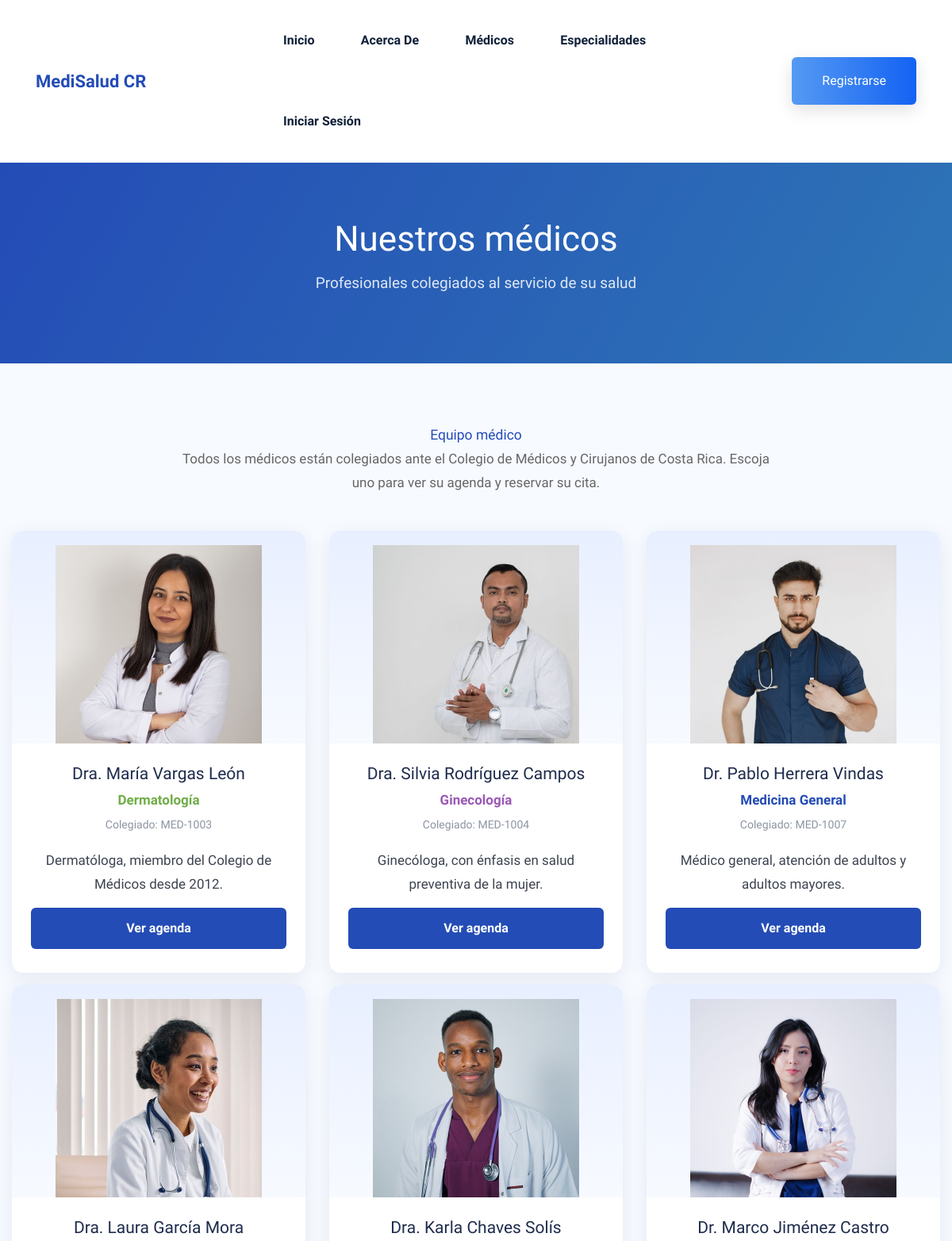
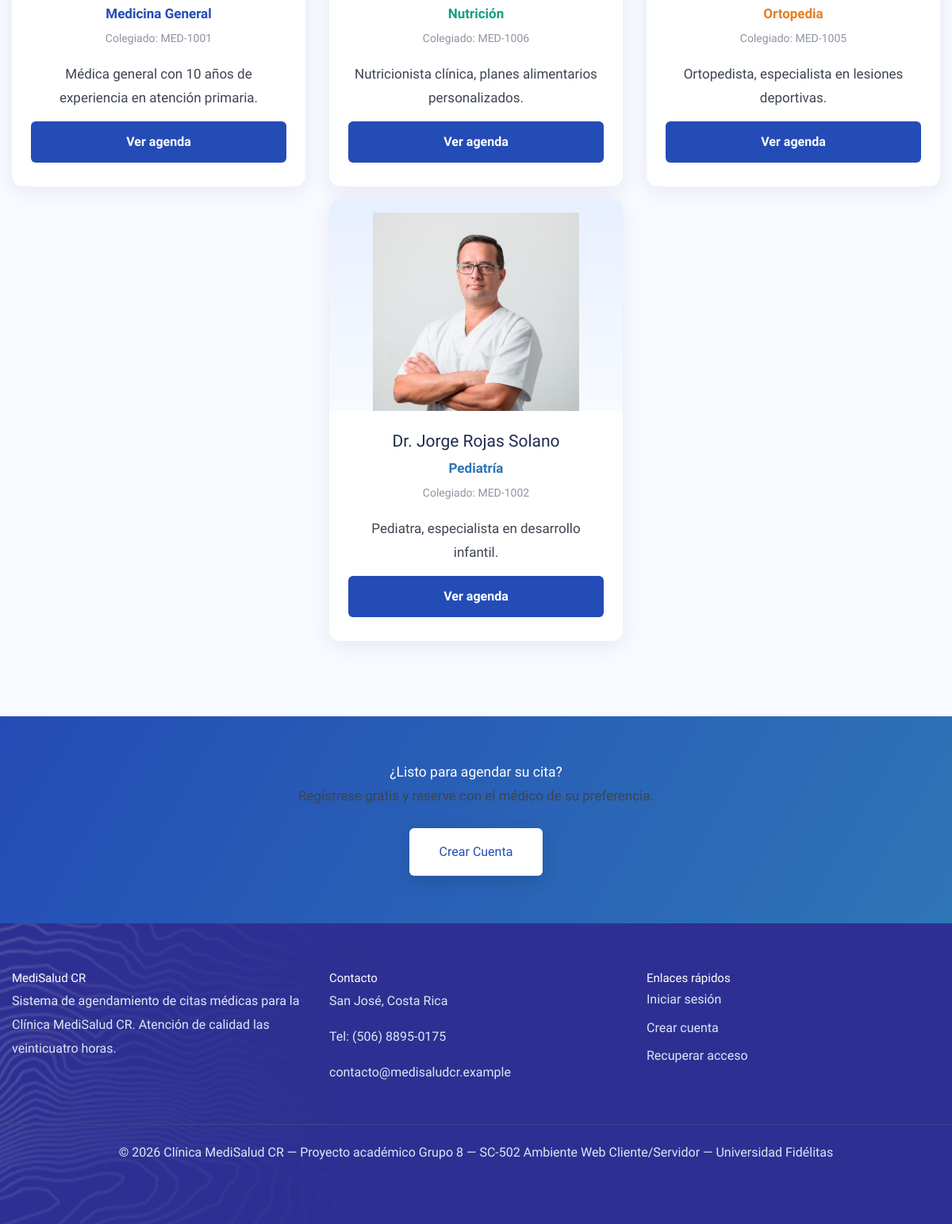
The app's page /View/vInicio/Medicos.php with its own data (2 pictures, top to bottom).
### tables this page shows
CREATE TABLE medicos (
  id                INT AUTO_INCREMENT PRIMARY KEY,
  usuario_id        INT NOT NULL UNIQUE,
  especialidad_id   INT NOT NULL,
  numero_colegiado  VARCHAR(50) NOT NULL UNIQUE,
  biografia         TEXT,
  FOREIGN KEY (usuario_id) REFERENCES usuarios(id)
    ON DELETE CASCADE ON UPDATE CASCADE,
  FOREIGN KEY (especialidad_id) REFERENCES especialidades(id)
    ON DELETE RESTRICT ON UPDATE CASCADE
);

CREATE TABLE usuarios (
  id              INT AUTO_INCREMENT PRIMARY KEY,
  cedula          VARCHAR(20)  NOT NULL UNIQUE,
  correo          VARCHAR(150) NOT NULL UNIQUE,
  contrasena      VARCHAR(20)  NOT NULL,
  contrasena_temporal BOOLEAN  NOT NULL DEFAULT FALSE,
  nombre          VARCHAR(150) NOT NULL,
  telefono        VARCHAR(20),
  rol             ENUM('paciente','medico','administrador') NOT NULL,
  activo          BOOLEAN      NOT NULL DEFAULT TRUE,
  fecha_registro  DATETIME     NOT NULL DEFAULT CURRENT_TIMESTAMP
);

CREATE TABLE especialidades (
  id          INT AUTO_INCREMENT PRIMARY KEY,
  nombre      VARCHAR(100) NOT NULL UNIQUE,
  descripcion TEXT,
  icono       VARCHAR(50) NOT NULL DEFAULT 'ti-heart',
  color       VARCHAR(7)  NOT NULL DEFAULT '#244cb6'
);

### Model/MedicosModel.php (called while the page is built, shortened)
<?php
    function ListarMedicosPublicoModel()
{
    try
    {
        $conn = OpenDB();
        $sql = "CALL sp_listar_medicos_publico()";
        $response = $conn -> query($sql);
        $datos = array();
        while($fila = $response -> fetch_assoc())
        {
            $datos[] = $fila;
        }
        return $datos;
    }
    catch(Exception $e)
    {
        AddError($e, 'ListarMedicosPublicoModel');
        return array();
    }
}

### Controller/CatalogosController.php (called while the page is built, shortened)
<?php
include_once $_SERVER['DOCUMENT_ROOT'] . '/MediSalud-CR/Model/MedicosModel.php';
function MedicosPublicoControl()
{
    return ListarMedicosPublicoModel();
}

### View/vInicio/Medicos.php (the view, shortened to what this page needs)
<?php
include_once $_SERVER['DOCUMENT_ROOT'] . '/MediSalud-CR/Controller/CatalogosController.php';
$medicos = MedicosPublicoControl();
include_once '../LayoutExterno.php';
?>
<main>
    <div class="bradcam-area" style="background:linear-gradient(120deg, #244cb6 0%, #2e75b6 100%); padding:100px 0;">
        <div class="container">
            <div class="row justify-content-center">
                <div class="col-xl-8 col-lg-8 col-md-10 text-center" style="color:white;">
                    <h2 style="color:white;">Nuestros médicos</h2>
                    <p>Profesionales colegiados al servicio de su salud</p>
                </div>
            </div>
        </div>
    </div>
    <section style="padding:80px 0; background:#f7faff;">
        <div class="container">
            <div class="row justify-content-center mb-50">
                <div class="col-lg-8 text-center">
                    <h3 style="color:#244cb6;">Equipo médico</h3>
                    <p style="color:#666;">
                        Todos los médicos están colegiados ante el Colegio de Médicos y Cirujanos
                        de Costa Rica. Escoja uno para ver su agenda y reservar su cita.
                    </p>
                </div>
            </div>
            <div class="row justify-content-center">
                <?php foreach ($medicos as $m) { ?>
                    <?php
                        $ancla = "esp-" . $m['especialidad_id'];
                        $nombreFoto = 'medico' . $m['id'] . '.jpg';
                        $tieneFoto  = file_exists($_SERVER['DOCUMENT_ROOT'] . '/MediSalud-CR/assets/img/medicos/' . $nombreFoto);
                        $bio       = $m['biografia'] ?? '';
                        $bioCorta  = (strlen($bio) > 120) ? substr($bio, 0, 120) . '...' : $bio;
                    ?>
                    <div class="col-lg-4 col-md-6 mb-4 tarjeta-medico-ancla" id="<?php echo $ancla; ?>">
                        <div class="tarjeta-medico">
                            <div class="tarjeta-medico-foto">
                                <?php if ($tieneFoto) { ?>
                                    <img src="../../assets/img/medicos/<?php echo $nombreFoto; ?>" alt="<?php echo htmlspecialchars($m['nombre']); ?>">
                                <?php } else { ?>
                                    <div class="tarjeta-medico-sinfoto" style="color:<?php echo htmlspecialchars($m['color']); ?>;">
                                        <i class="fa fa-user-md"></i>
                                    </div>
                                <?php } ?>
                            </div>
                            <div class="tarjeta-medico-info">
                                <h5><?php echo htmlspecialchars($m['nombre']); ?></h5>
                                <p class="especialidad" style="color:<?php echo htmlspecialchars($m['color']); ?>;">
                                    <?php echo htmlspecialchars($m['especialidad']); ?>
                                </p>
                                <p class="colegiado">Colegiado: <?php echo htmlspecialchars($m['numero_colegiado']); ?></p>
                                <p class="bio-corta"><?php echo htmlspecialchars($bioCorta); ?></p>
                                <a href="IniciarSesion.php" class="btn-medisalud">Ver agenda</a>
                            </div>
                        </div>
                    </div>
                <?php } ?>
            </div>
        </div>
    </section>
    <section
        style="padding:60px 0; background:linear-gradient(120deg, #244cb6 0%, #2e75b6 100%); color:white; text-align:center;">
        <div class="container">
            <h3 style="color:white;">¿Listo para agendar su cita?</h3>
            <p>Regístrese gratis y reserve con el médico de su preferencia.</p>
            <a href="RegistrarUsuarios.php" class="btn header-btn mt-3" style="background:white; color:#244cb6;">Crear
                cuenta</a>
        </div>
    </section>
</main>

### assets/css/medisalud.css (style rules this page uses)
body { font-size: 17px; }
main p, main li { font-size: 17px; line-height: 1.75; }
.mb-50 { margin-bottom: 30px !important; }
.bradcam-area { padding: 70px 0 !important; }
.bradcam-area h2 { font-size: 44px; margin-bottom: 12px; }
.bradcam-area p { font-size: 19px; }
.tarjeta-medico { background: #ffffff; border-radius: 14px; box-shadow: 0 6px 24px rgba(31, 44, 77, 0.08); overflow: hidden; height: 100%; transition: transform 0.3s ease, box-shadow 0.3s ease; }
.tarjeta-medico-foto { background: linear-gradient(180deg, #e8efff 0%, #f7faff 100%); text-align: center; padding-top: 18px; }
.tarjeta-medico-foto img { width: 100%; max-width: 260px; height: 250px; object-fit: cover; object-position: top center; }
.tarjeta-medico-info { padding: 26px 24px 30px; text-align: center; }
.tarjeta-medico-info h5 { font-size: 21px; color: #1f2c4d; margin-bottom: 6px; }
.tarjeta-medico-info .especialidad { color: #244cb6; font-size: 17px; font-weight: 600; margin-bottom: 4px; }
.tarjeta-medico-info .colegiado { color: #8d94a3; font-size: 14px; margin-bottom: 18px; }
.tarjeta-medico-ancla { scroll-margin-top: 120px; }
body, p, li, td, th, label, .form-group label { color: #3d4451; }
h1, h2, h3, h4, h5, h6 { color: #1f2c4d; }
main a { color: #244cb6; }
.bradcam-area h2 { color: #ffffff; }
.bradcam-area p { color: #dfe7f5; }
.btn-medisalud { display: inline-block; width: 100%; background: #244cb6; color: #ffffff; border: none; padding: 14px 20px; border-radius: 6px; font-size: 16px; font-weight: bold; text-align: center; cursor: pointer; transition: background 0.2s; }
body { display: flex; flex-direction: column; min-height: 100vh; }
body > main { flex: 1 0 auto; }

### records on screen
medicos: shows a picture, usuario.nombre "Dra. María Vargas León", especialidad.nombre "Dermatología", numero_colegiado "MED-1003", biografia "Dermatóloga, miembro del Colegio de Médicos desde 2012."
medicos: shows a picture, usuario.nombre "Dra. Silvia Rodríguez Campos", especialidad.nombre "Ginecología", numero_colegiado "MED-1004", biografia "Ginecóloga, con énfasis en salud preventiva de la mujer."
medicos: shows a picture, usuario.nombre "Dr. Pablo Herrera Vindas", especialidad.nombre "Medicina General", numero_colegiado "MED-1007", biografia "Médico general, atención de adultos y adultos mayores."
medicos: shows a picture, usuario.nombre "Dra. Laura García Mora", especialidad.nombre "Medicina General", numero_colegiado "MED-1001", biografia "Médica general con 10 años de experiencia en atención primaria."
medicos: shows a picture, usuario.nombre "Dra. Karla Chaves Solís", especialidad.nombre "Nutrición", numero_colegiado "MED-1006", biografia "Nutricionista clínica, planes alimentarios personalizados."
medicos: shows a picture, usuario.nombre "Dr. Marco Jiménez Castro", especialidad.nombre "Ortopedia", numero_colegiado "MED-1005", biografia "Ortopedista, especialista en lesiones deportivas."
medicos: shows a picture, usuario.nombre "Dr. Jorge Rojas Solano", especialidad.nombre "Pediatría", numero_colegiado "MED-1002", biografia "Pediatra, especialista en desarrollo infantil."
